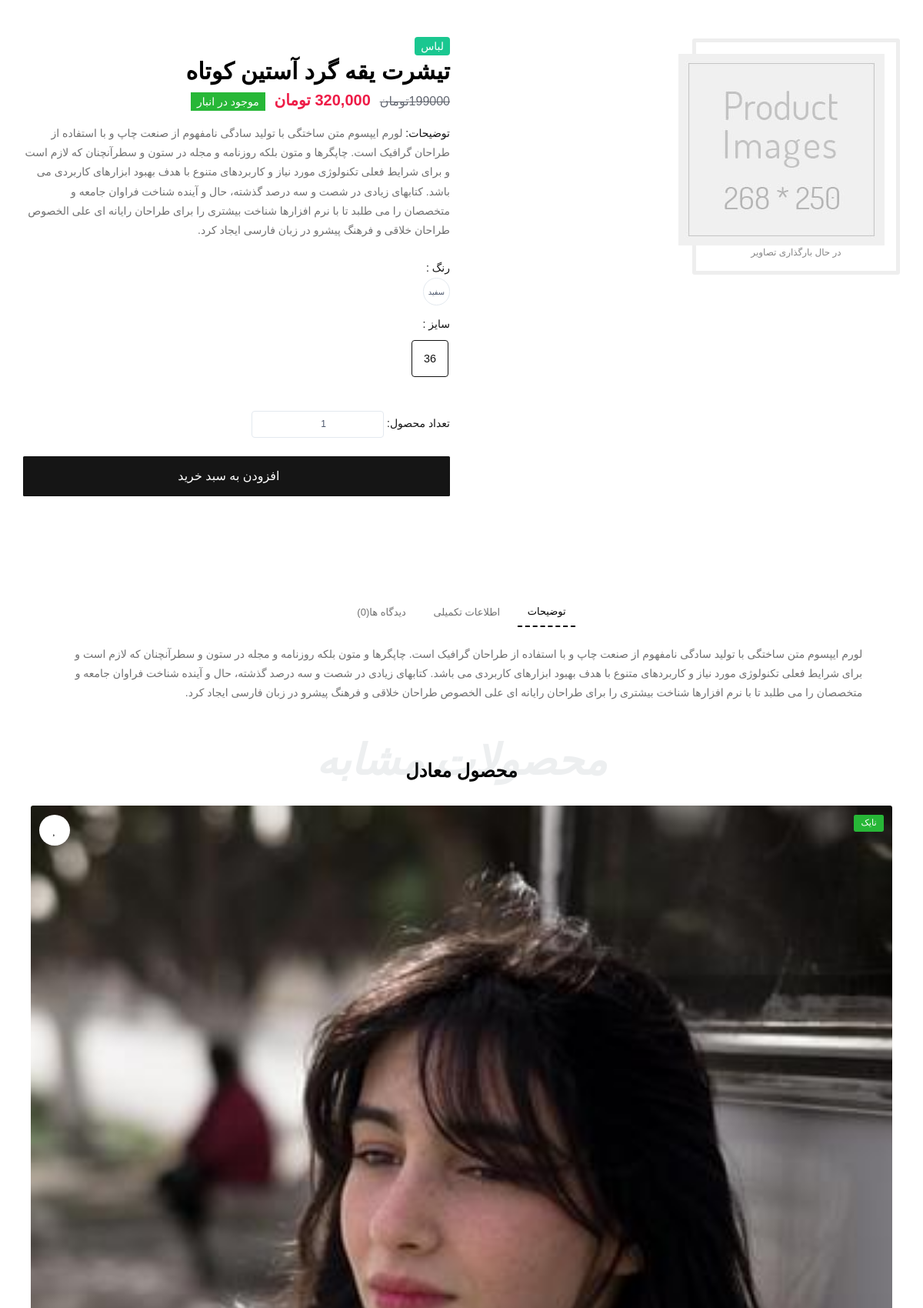
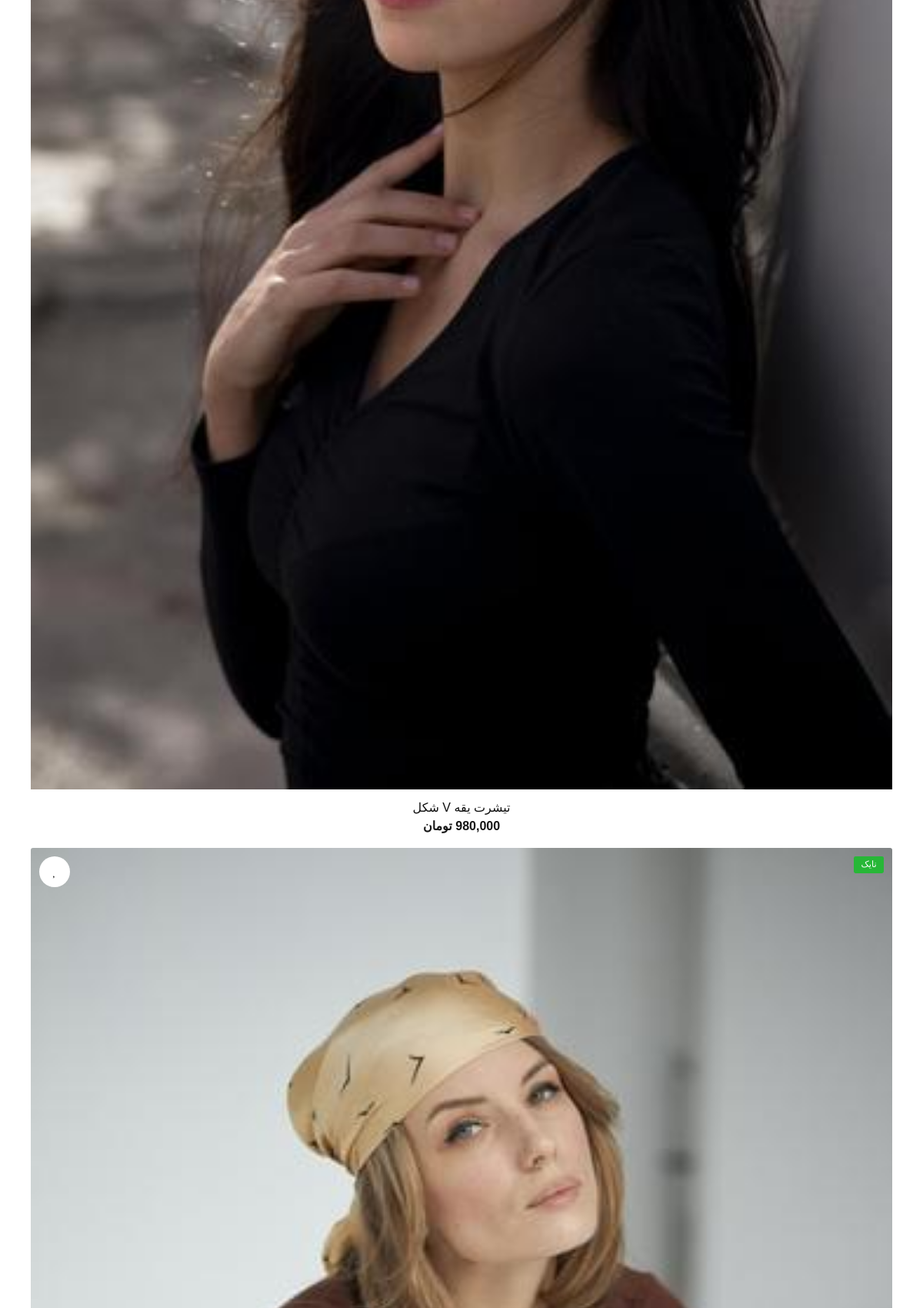
Page /products/Short-Sleeve-Round-Neck-T-Shirt-1/ (upper part) on the committed database (2 pictures, top to bottom).
### product/models.py (models this page shows, shortened)
class Product(models.Model):
    title = models.CharField(max_length=300, verbose_name='نام محصول')
    category = models.ManyToManyField(ProductCategory, related_name='product_categories', verbose_name='دسته بندی ها')
    front_image = models.ImageField(upload_to='images/products', null=True, blank=True, verbose_name='تصویر جلوی محصول')
    back_image = models.ImageField(upload_to='images/products', null=True, blank=True, verbose_name='تصویر پشت محصول')
    brand = models.ForeignKey(ProductBrand, on_delete=models.CASCADE, null=True, blank=True, verbose_name='برند')
    size = models.ForeignKey(ProductSize, on_delete=models.CASCADE, null=True, blank=True, verbose_name='سایز')
    color = models.ForeignKey(ProductColor, on_delete=models.CASCADE, null=True, blank=True, verbose_name='رنگ')
    price = models.IntegerField(verbose_name='قیمت محصول')
    short_description = models.CharField(max_length=360, db_index=True, null=True, verbose_name='توضیحات کوتاه')
    description = models.TextField(db_index=True, verbose_name='توضیحات اصلی')
    slug = models.SlugField(max_length=200, default="", null=False, db_index=True, blank=True, unique=True, verbose_name='عنوان در url')
    is_active = models.BooleanField(default=False, verbose_name='فعال / غیرفعال')
    is_delete = models.BooleanField(verbose_name='حذف شده / نشده')
    class Meta:
        verbose_name = 'محصول'
        verbose_name_plural = 'محصولات'

class ProductColor(models.Model):
    title = models.CharField(max_length=300, db_index=True, verbose_name='نام رنگ')
    url_title = models.CharField(max_length=300, db_index=True, verbose_name='نام در url')
    is_active = models.BooleanField(verbose_name='فعال / غیرفعال')
    def __str__(self):
        return self.title
    class Meta:
        verbose_name = 'رنگ'
        verbose_name_plural = 'رنگ ها'

class ProductSize(models.Model):
    title = models.CharField(max_length=300, db_index=True, verbose_name='سایز')
    url_title = models.CharField(max_length=300, db_index=True, verbose_name='نام در url')
    is_active = models.BooleanField(verbose_name='فعال / غیرفعال')
    def __str__(self):
        return self.title
    class Meta:
        verbose_name = 'سایز'
        verbose_name_plural = 'سایز ها'

class ProductBrand(models.Model):
    title = models.CharField(max_length=300, db_index=True, verbose_name='نام برند')
    url_title = models.CharField(max_length=300, db_index=True, verbose_name='نام در url')
    is_active = models.BooleanField(verbose_name='فعال / غیرفعال')
    def __str__(self):
        return self.title
    class Meta:
        verbose_name = 'برند'
        verbose_name_plural = 'برند ها'

### product/views.py (the view)
# urls.py: path('<slug:slug>/', views.ProductDetailView.as_view(), name='product_detail_page_view'),
class ProductDetailView(DetailView):
    template_name = 'product/product-detail.html'
    model = Product
    def get_context_data(self, **kwargs):
        context = super(ProductDetailView, self).get_context_data()
        context['main_product'] = Product.objects.all()
        loaded_product = self.object
        galleries = list(ProductGallery.objects.filter(product_id=loaded_product.id).all())
        galleries.insert(0, loaded_product)
        context['product_galleries_group'] = group_list(galleries, 6)
        context['related_products'] = group_list(list(Product.objects.filter(brand_id=loaded_product.brand_id).exclude
                                                      (pk=loaded_product.id).all()[:12]), 4)
        product: Product = kwargs.get('object')
        context['comments'] = (
            ProductComment.objects.filter(product_id=product.id, parent=None, confirmation=True).order_by
            ('-create_date').prefetch_related('productcomment_set'))
        context['comments_count'] = ProductComment.objects.filter(product_id=product.id, confirmation=True).count()
        user_ip = get_client_ip(self.request)
        user_id = None
        if self.request.user.is_authenticated:
            user_id = self.request.user.id
        has_been_visited = ProductVisit.objects.filter(ip__iexact=user_ip, product_id=loaded_product.id).exists()
        if not has_been_visited:
            new_visit = ProductVisit(ip=user_ip, user_id=user_id, product_id=loaded_product.id)
            new_visit.save()
        return context

### product/templates/product/product-detail.html (shortened to what this page needs)
{% extends 'shared/layout.html' %}
{% load static %}
{% load thumbnail %}
{% load poll_extras %}
{% load date_time_tags %}
{% block content %}
    <div id="main-wrapper">
        <section class="middle">
            <div class="container">
                <div class="row">
                    <div class="col-xl-6 col-lg-6 col-md-12 col-sm-12">
                        <div class="sp-loading">
                            <img src="{% static 'img/product/default-product.jpg' %}" alt="{{ product.title }}">
                            <br> در حال بارگذاری تصاویر
                        </div>
                    </div>
                    <div class="col-xl-6 col-lg-6 col-md-12 col-sm-12">
                        <div class="prd_details">
                            <div class="prt_01 mb-1"><span class="text-light bg-info rounded px-2 py-1">
                                لباس</span></div>
                            <div class="prt_02 mb-3">
                                <h2 class="ft-bold mb-1">{{ product.title }}</h2>
                                <div class="text-right">
                                    <div class="elis_rty"><span class="ft-medium text-muted line-through fs-md ml-2">
                                        199000تومان</span>
                                        <span class="ft-bold theme-cl fs-lg ml-2">{{ product.price | three_digits_currency }}</span>
                                        <span class="ft-regular text-light bg-success py-1 px-2 fs-sm"> موجود در انبار</span>
                                    </div>
                                </div>
                            </div>
                            <div class="prt_03 mb-4">
                                <p><span class="text-bold text-dark">توضیحات: </span>{{ product.description }}</p>
                            </div>
                            <div class="prt_04 mb-2">
                                <p class="d-flex align-items-center mb-0 text-dark ft-medium">رنگ :</p>
                                <div class="text-right">
                                    <div class="form-check form-option form-check-inline mb-1">
                                        <label class="form-option-label rounded-circle btn btn-outline-secondary">
                                            <span class="form-option-color small">{{ product.color }}</span>
                                        </label>
                                    </div>
                                </div>
                            </div>
                            <div class="prt_04 mb-4">
                                <p class="d-flex align-items-center mb-0 text-dark ft-medium">سایز :</p>
                                <div class="text-right pb-0 pt-2">
                                    <div class="form-check size-option form-option form-check-inline mb-2 active">
                                        <label class="form-option-label">{{ product.size }}</label>
                                    </div>
                                </div>
                            </div>
                            <div class="prt_04 mb-4">
                                <div class="text-right pb-0 pt-2">
                                    <label class="text-dark">تعداد محصول:</label>
                                    <input type="number" min="1" value="1" class="form-option-label" id="product-count">
                                </div>
                            </div>
                            <div class="prt_05 mb-4">
                                <div class="form-row mb-7">
                                    <div class="col-12 col-lg">
                                        <button type="submit" class="btn btn-block custom-height bg-dark mb-2"
                                                onclick="addProductToOrder({{ product.id }})">
                                            <i class="lni lni-shopping-basket ml-2"></i>افزودن به سبد خرید
                                        </button>
                                    </div>
                                </div>
                            </div>
                        </div>
                    </div>
                </div>
            </div>
        </section>
        <section class="middle" id="comments_area">
            <div class="container">
                <div class="row align-items-center justify-content-center">
                    <div class="col-xl-11 col-lg-12 col-md-12 col-sm-12">
                        <ul class="nav nav-tabs b-0 d-flex align-items-center justify-content-center simple_tab_links mb-4 p-0"
                            id="myTab" role="tablist">
                            <li class="nav-item" role="presentation">
                                <a class="nav-link active" id="description-tab" href="#description" data-toggle="tab"
                                   role="tab" aria-controls="description" aria-selected="true">توضیحات</a>
                            </li>
                            <li class="nav-item" role="presentation">
                                <a class="nav-link" href="#information" id="information-tab" data-toggle="tab"
                                   role="tab" aria-controls="information" aria-selected="false">اطلاعات تکمیلی</a>
                            </li>
                            <li class="nav-item" role="presentation">
                                <a class="nav-link" href="#reviews" id="reviews-tab" data-toggle="tab" role="tab"
                                   aria-controls="reviews" aria-selected="false">دیدگاه ها({{ comments_count }})</a>
                            </li>
                        </ul>
                        <div class="tab-content" id="myTabContent">
                            <div class="tab-pane fade show active" id="description" role="tabpanel"
                                 aria-labelledby="description-tab">
                                <div class="description_info">
                                    <p class="p-0 mb-2">{{ product.description }}</p>
                                </div>
                            </div>
                        </div>
                    </div>
                </div>
            </div>
        </section>
        <section class="middle pt-0">
            <div class="container">
                <div class="row justify-content-center">
                    <div class="col-xl-12 col-lg-12 col-md-12 col-sm-12">
                        <div class="sec_title position-relative text-center">
                            <h2 class="off_title">محصولات مشابه</h2>
                            <h3 class="ft-bold pt-3">محصول معادل</h3>
                        </div>
                    </div>
                </div>
                <div class="row">
                    <div class="col-xl-12 col-lg-12 col-md-12 col-sm-12">
                        <div class="slide_items">
                            {% for group in related_products %}
                                {% for product in group %}
                                    <div class="single_itesm">
                                        <div class="product_grid card b-0 mb-0">
                                            <div class="badge bg-success text-white position-absolute ft-regular ab-right  text-upper">
                                                {{ product.brand.title }}
                                            </div>
                                            <button class="snackbar-wishlist btn btn_love position-absolute ab-left">
                                                <i class="far fa-heart"></i>
                                            </button>
                                            <div class="card-body p-0">
                                                <div class="shop_thumb position-relative">
                                                    <a class="card-img-top d-block overflow-hidden"
                                                       href="{% url 'product_detail_page_view' slug=product.slug %}">
                                                        {% thumbnail product.front_image "265x390" quality=90 crop='center' as im %}
                                                            <img class="card-img-top" src="{{ im.url }}"
                                                                 alt="{{ product.title }}">
                                                        {% endthumbnail %}
                                                    </a>
                                                </div>
                                            </div>
                                            <div class="card-footer b-0 p-3 pb-0 d-flex align-items-start justify-content-center">
                                                <div class="text-left">
                                                    <div class="text-center">
                                                        <h5 class="fw-bolder fs-md mb-0 lh-1 mb-1"><a
                                                                href="{% url 'product_detail_page_view' slug=product.slug %}">{{ product.title }}</a>
                                                        </h5>
                                                        <div class="elis_rty"><span
                                                                class="ft-bold fs-md text-dark">{{ product.price|three_digits_currency }}</span>
                                                        </div>
                                                    </div>
                                                </div>
                                            </div>
                                        </div>
                                    </div>
                                {% endfor %}
                            {% endfor %}
                        </div>
                    </div>
                </div>
            </div>
        </section>
    </div>
{% endblock %}

### templates/shared/layout.html (shortened to what this page needs)
{% load layout_items %}
{% load render_partial %}
{% load static %}
<!DOCTYPE html>
<html lang="fa" dir="rtl">
<head>
    <link href="{% static 'css/styles.css' %}" rel="stylesheet">
</head>
<body>
{% block content %}{% endblock %}
</body>
</html>

### templates/shared/modal-product.html (shortened to what this page needs)
{% load static %}
{% load poll_extras %}
{% load thumbnail %}

### base/templates/base/site-search-component.html (shortened to what this page needs)
{% load layout_items %}
{% load static %}

### base/templates/base/site-login-component.html (shortened to what this page needs)
{% load layout_items %}
{% load static %}

### templates/shared/footer-references.html (shortened to what this page needs)
{% load static %}

### rows in the picture
Product: title "تیشرت یقه گرد آستین کوتاه", price|three_digits_currency "320,000 تومان", description "لورم ایپسوم متن ساختگی با تولید سادگی نامفهوم از صنعت چاپ و با استفاده از طراحان گرافیک است. چاپگرها و متون بلکه روزنامه و مجله در ستون و سطرآنچنان که لازم است و برای شرایط فعلی تکنولوژی مورد نیاز و کاربردهای متنوع با هدف بهبود ابزارهای کاربردی می باشد. کتابهای زیادی در شصت و سه درصد گذشته، حال و آینده شناخت فراوان جامعه و متخصصان را می طلبد تا با نرم افزارها شناخت بیشتری را برای طراحان رایانه ای علی الخصوص طراحان خلاقی و فرهنگ پیشرو در زبان فارسی ایجاد کرد.", color "سفید", size "36"
Product: brand "نایک", shows a picture, title "تیشرت یقه V شکل", price|three_digits_currency "980,000 تومان"
Product: brand "نایک", shows a picture

### other values in the picture
{{ comments_count }} "0"
